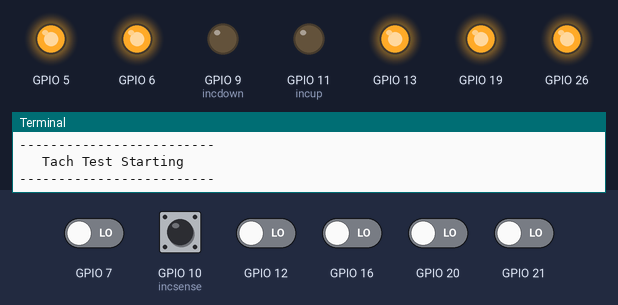
Simulated run of this program. Board: Raspberry Pi (BCM pin numbers). On the bench: output pins drawn as LEDs (lit = HIGH), the last lines printed to the terminal. Inputs (shaded band) come from the test bench; at power-on: GPIO 10 (incsense) HIGH, GPIO 7, GPIO 12, GPIO 16, GPIO 20, GPIO 21 LOW. The clock reads 2024-03-15 10:24:30 at power-on unless the program sets it. At 22.0 s the program stops and its outputs stay as they are.

Above: at 5.0 s.
5.1 s: GPIO 10 (incsense) pulsed LOW 2 times (0.12 s each, 0.3 s apart)
At 5.1 s:
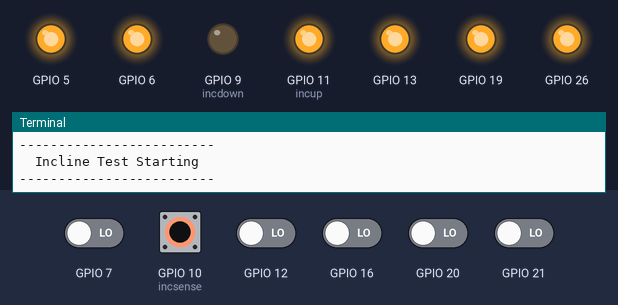
7.5 s: GPIO 10 (incsense) pulsed LOW 5 times (0.12 s each, 0.3 s apart)
At 16.4 s:
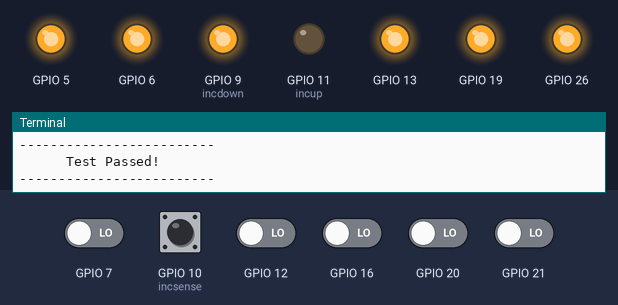
At 23.1 s:
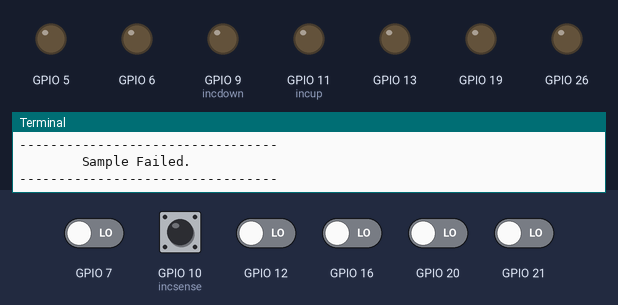
Timing chart, 0 to 23.5 s (numbered marks = the images above; inputs shaded):
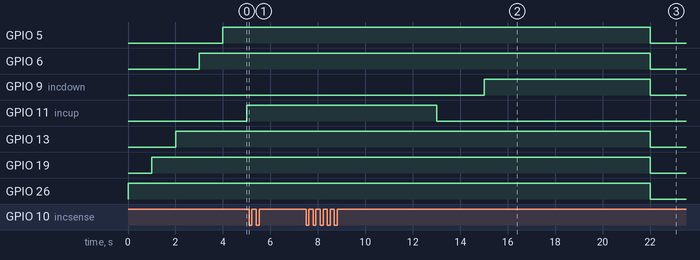

Measured:
- after the input at 7.5 s, GPIO 11 (incup): HIGH → LOW after 5.5 s instead of 3.5 s

The program:

tysonsnewtestscript.py
```python
import RPi.GPIO as GPIO
import numpy as np
import time

GPIO.setmode(GPIO.BCM)

GPIO.setwarnings(False)

#Input Pins
tachin = np.array([21, 20, 16, 12, 7])
incsense = 10
incsensecounter = 0


#Output Pins
tachout = np.array([26, 19, 13, 6, 5])
incup = 11
incdown = 9
#Output Pin Declarations
GPIO.setup(int(tachout[0]), GPIO.OUT)
GPIO.setup(int(tachout[1]), GPIO.OUT)
GPIO.setup(int(tachout[2]), GPIO.OUT)
GPIO.setup(int(tachout[3]), GPIO.OUT)
GPIO.setup(int(tachout[4]), GPIO.OUT)
GPIO.setup(incup, GPIO.OUT) #Incline up
GPIO.setup(incdown, GPIO.OUT) #Incline down

#Input pin Declarations
GPIO.setup(int(tachin[0]), GPIO.IN, pull_up_down=GPIO.PUD_DOWN)
GPIO.setup(int(tachin[1]), GPIO.IN, pull_up_down=GPIO.PUD_DOWN)
GPIO.setup(int(tachin[2]), GPIO.IN, pull_up_down=GPIO.PUD_DOWN)
GPIO.setup(int(tachin[3]), GPIO.IN, pull_up_down=GPIO.PUD_DOWN)
GPIO.setup(int(tachin[4]), GPIO.IN, pull_up_down=GPIO.PUD_DOWN)
GPIO.setup(incsense, GPIO.IN, pull_up_down=GPIO.PUD_UP) #Incline Sense set to pull down.


#Tach Verification
print("-------------------------")
print("   Tach Test Starting    ")
print("-------------------------")

correctcounter = 0
incorrectpins = np.array([0,0,0,0,0])
for i in range(5):
    inpin = tachin[i]
    outpin = tachout[i]
    GPIO.output(int(outpin), 1)
    time.sleep(1)
    if GPIO.input(inpin) == 1:
        correctcounter += 1
    else:
        incorrectpins[i] = inpin
if correctcounter == 5:
    print("-------------------------")
    print("      Test Passed!       ")
    print("-------------------------")
else:
    print("-------------------------")
    print("    Test Failed on Pins: ")
    print(incorrectpins)
    print("-------------------------")


#Incline Verification
inclinecorrectcounter = 0
GPIO.add_event_detect(incsense, GPIO.RISING)
print("-------------------------")
print("  Incline Test Starting  ")
print("-------------------------")

GPIO.output(incup, 1) #set the incline to turn up
GPIO.output(incdown, 0)
time.sleep(1)

pulsecounter = 0
endtime = time.time() + 5
while time.time() < endtime:
    if GPIO.event_detected(int(incsense)):
        print("found pulse", pulsecounter)
        pulsecounter += 1


if pulsecounter >= 4:
    print("-------------------------")
    print("      Test Passed!       ")
    print("-------------------------")
    inclinecorrectcounter += 1
else:
    print("--------------------------")
    print("Test Failed. No Wave Found")
    print("--------------------------")
    GPIO.output(incup, 0)
    GPIO.output(incdown, 0)

time.sleep(2)
GPIO.output(incup, 0) #Turn off the incline
GPIO.output(incdown, 0)
incsensecounter = 0

time.sleep(2)
GPIO.output(incdown, 1)
GPIO.output(incup, 0) #set the incline to turn down
time.sleep(2)

#set timing
pulsecounter = 0
endtime = time.time() + 5
while time.time() < endtime:
    if GPIO.event_detected(int(incsense)):
        print("found pulse", pulsecounter)
        pulsecounter += 1

if pulsecounter >= 4:
    print("-------------------------")
    print("      Test Passed!       ")
    print("-------------------------")
    inclinecorrectcounter += 1
else:
    print("--------------------------")
    print("Test Failed. No Wave Found")
    print("--------------------------")
    GPIO.output(incup, 0)
    GPIO.output(incdown, 0)

GPIO.output(incup, 0) #Turn off the incline
GPIO.output(incdown, 0)

if inclinecorrectcounter == 2 and correctcounter == 5:
    print("---------------------------------")
    print("        Sample Passed!           ")
    print("---------------------------------")
else:
    print("---------------------------------")
    print("        Sample Failed.           ")
    print("---------------------------------")

GPIO.cleanup()
```
